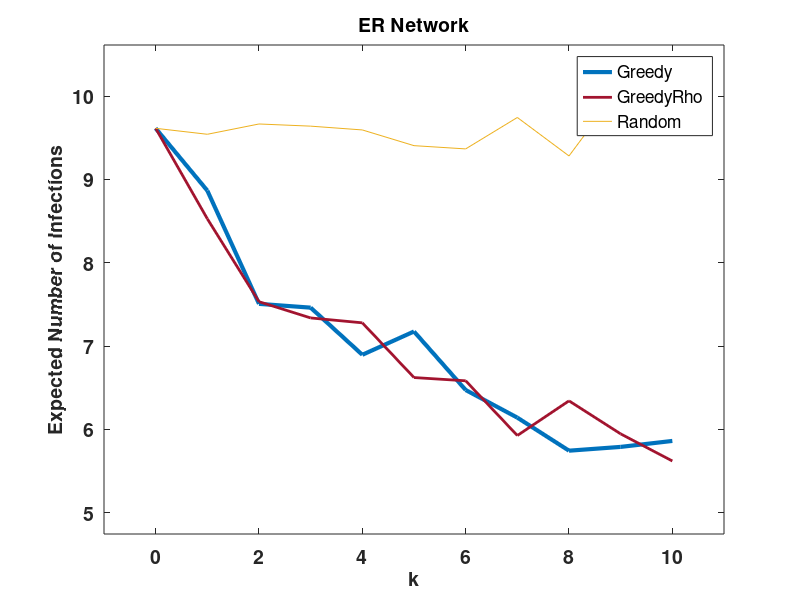

The MATLAB source for this figure:
fileID = fopen('results/icGreedyResult_BBC_23.txt','r');
formatSpec = '%f';
greedy = fscanf(fileID,formatSpec);

fileID = fopen('results/icRandResult_BBC_23.txt','r');
formatSpec = '%f';
rand_up = fscanf(fileID,formatSpec);


fileID = fopen('results/icGreedyResultRho_BBC_23.txt','r');
formatSpec = '%f';
maxd = fscanf(fileID,formatSpec);

k = size(greedy,1);
%k=221;
x = 0:1:k-1;
plot(x,greedy,'LineWidth',3);

hold on 
plot(x,maxd,'color',[0.6350    0.0780    0.1840],'LineWidth',2);

hold on 
plot(x,rand_up);



set(gca,'FontSize',14,'FontWeight','bold');
xlabel('k','FontSize',14,'FontWeight','bold');
ylabel('Expected Number of Infections','FontSize',14,'FontWeight','bold');
xlim([(min(x)-1) (max(x)+1)]);
ylim([(min(greedy-1)) (max(greedy)+1)]);
title('ER Network', 'FontSize',14);

legend('Greedy','GreedyRho','Random');